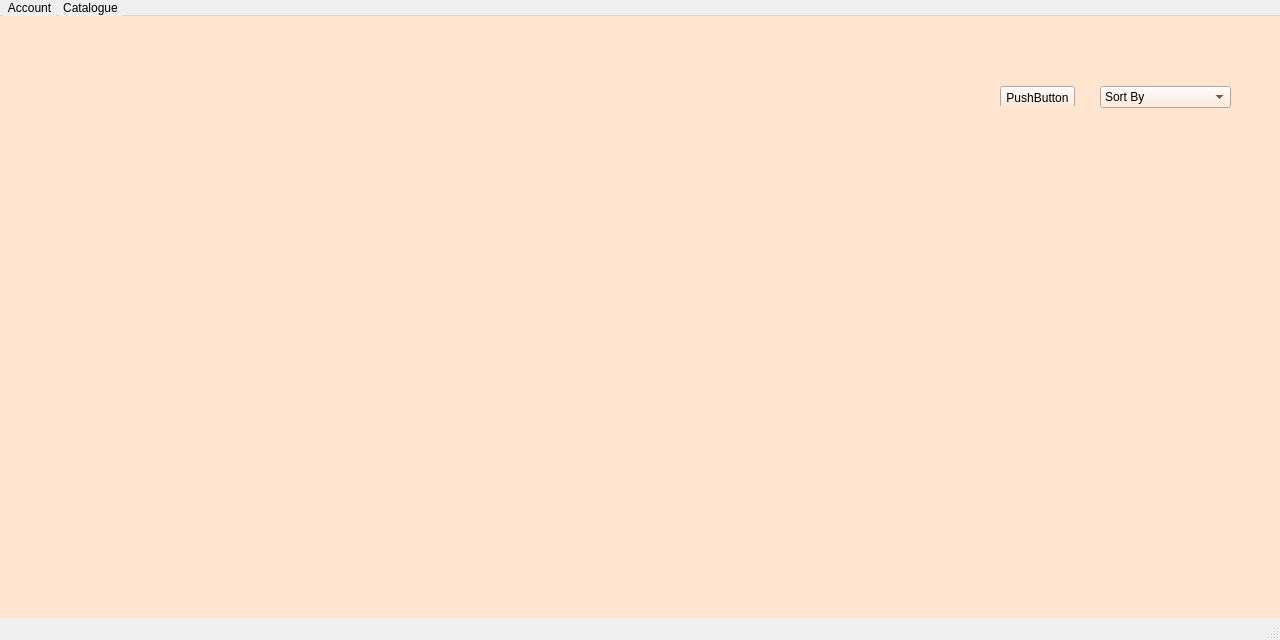
<?xml version="1.0" encoding="UTF-8"?>
<ui version="4.0">
 <class>memberCatalogue</class>
 <widget class="QMainWindow" name="memberCatalogue">
  <property name="geometry">
   <rect>
    <x>0</x>
    <y>0</y>
    <width>1280</width>
    <height>640</height>
   </rect>
  </property>
  <property name="minimumSize">
   <size>
    <width>1080</width>
    <height>640</height>
   </size>
  </property>
  <property name="maximumSize">
   <size>
    <width>1280</width>
    <height>640</height>
   </size>
  </property>
  <property name="windowTitle">
   <string>MainWindow</string>
  </property>
  <property name="styleSheet">
   <string notr="true">QMenuBar {
    background-color: qlineargradient(x1:0, y1:0, x2:0, y2:1,
                                      stop:0 lightgray, stop:1 darkgray);
    spacing: 3px; /* spacing between menu bar items */
}

QMenuBar::item {
    padding: 1px 4px;
    background: transparent;
    border-radius: 4px;
}

QMenuBar::item:selected { /* when selected using mouse or keyboard */
    background: #a8a8a8;
}

QMenuBar::item:pressed {
    background: #888888;
}</string>
  </property>
  <widget class="QWidget" name="centralwidget">
   <property name="styleSheet">
    <string notr="true">QWidget{
	background: #FFE5D0;
}</string>
   </property>
   <widget class="QLabel" name="logoImage">
    <property name="geometry">
     <rect>
      <x>200</x>
      <y>30</y>
      <width>441</width>
      <height>61</height>
     </rect>
    </property>
    <property name="text">
     <string/>
    </property>
    <property name="pixmap">
     <pixmap resource="resources.qrc">:/resources/images/bblLogo.png</pixmap>
    </property>
   </widget>
   <widget class="QComboBox" name="comboBox">
    <property name="geometry">
     <rect>
      <x>1100</x>
      <y>70</y>
      <width>131</width>
      <height>22</height>
     </rect>
    </property>
    <item>
     <property name="text">
      <string>Sort By</string>
     </property>
    </item>
    <item>
     <property name="text">
      <string>Title</string>
     </property>
    </item>
    <item>
     <property name="text">
      <string>Author</string>
     </property>
    </item>
    <item>
     <property name="text">
      <string>Genre</string>
     </property>
    </item>
    <item>
     <property name="text">
      <string>Release date</string>
     </property>
    </item>
   </widget>
   <widget class="QPushButton" name="pushButton">
    <property name="geometry">
     <rect>
      <x>1000</x>
      <y>70</y>
      <width>75</width>
      <height>23</height>
     </rect>
    </property>
    <property name="text">
     <string>PushButton</string>
    </property>
   </widget>
   <widget class="QScrollArea" name="scrollArea">
    <property name="geometry">
     <rect>
      <x>0</x>
      <y>90</y>
      <width>1081</width>
      <height>461</height>
     </rect>
    </property>
    <property name="styleSheet">
     <string notr="true">QScrollArea {
	border: none;
}
</string>
    </property>
    <property name="widgetResizable">
     <bool>true</bool>
    </property>
    <widget class="QWidget" name="scrollAreaWidgetContents">
     <property name="geometry">
      <rect>
       <x>0</x>
       <y>0</y>
       <width>1081</width>
       <height>461</height>
      </rect>
     </property>
     <property name="styleSheet">
      <string notr="true">QWidget {
	background-color: #FFE5D0;
	/*border: none;*/
}

QGridLayout {
	/*border: none;*/
}

QPushButton {
	margin-right: 10px; 
	height: 31px; 
	/*max-width: 100px; */
}
</string>
     </property>
     <layout class="QHBoxLayout" name="horizontalLayout"/>
    </widget>
   </widget>
   <widget class="QWidget" name="">
    <property name="geometry">
     <rect>
      <x>179</x>
      <y>109</y>
      <width>1063</width>
      <height>443</height>
     </rect>
    </property>
    <layout class="QGridLayout" name="gridLayout_3"/>
   </widget>
  </widget>
  <widget class="QMenuBar" name="menubar">
   <property name="geometry">
    <rect>
     <x>0</x>
     <y>0</y>
     <width>1280</width>
     <height>18</height>
    </rect>
   </property>
   <widget class="QMenu" name="menuCatalogue">
    <property name="title">
     <string>Catalogue</string>
    </property>
    <addaction name="actionView_Catalogue"/>
   </widget>
   <widget class="QMenu" name="menuAccount">
    <property name="title">
     <string>Account</string>
    </property>
    <addaction name="viewAccount"/>
    <addaction name="actiontest_2"/>
    <addaction name="separator"/>
    <addaction name="actiontest_3"/>
   </widget>
   <addaction name="menuAccount"/>
   <addaction name="menuCatalogue"/>
  </widget>
  <widget class="QStatusBar" name="statusbar"/>
  <action name="viewAccount">
   <property name="text">
    <string>View account</string>
   </property>
  </action>
  <action name="actiontest_2">
   <property name="text">
    <string>test 2</string>
   </property>
  </action>
  <action name="actiontest_3">
   <property name="text">
    <string>Log-Out</string>
   </property>
  </action>
  <action name="actionView_Catalogue">
   <property name="text">
    <string>View Catalogue</string>
   </property>
  </action>
 </widget>
 <resources>
  <include location="resources.qrc"/>
 </resources>
 <connections/>
</ui>
